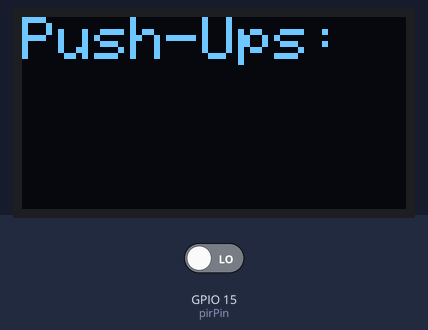
Bench run of a sketch on a simulated ESP32. Parts: 128×64 one-colour display. Inputs (shaded band) come from the test bench; at power-on: GPIO 15 (pirPin) LOW. WiFi joins after 1.5 s; servers stay silent unless stated.

Above: at 0.1 s.

The sketch:

sketch_sep24.ino
```cpp
#include <WiFi.h>
#include <HTTPClient.h>
#include <Wire.h>
#include <Adafruit_GFX.h>
#include <Adafruit_SSD1306.h>

// Wi-Fi credentials
const char* ssid = "BSNL FTTH-1";
const char* password = "12345678";

// Backend API endpoint
const char* serverName = "";

// PIR sensor pin
const int pirPin = 15;

// Push-up counter variables
int pushUpCount = 0;
bool lastState = LOW;
unsigned long lastDebounceTime = 0;
unsigned long debounceDelay = 500; // ms

// OLED display settings
#define SCREEN_WIDTH 128
#define SCREEN_HEIGHT 64
#define OLED_RESET -1
Adafruit_SSD1306 display(SCREEN_WIDTH, SCREEN_HEIGHT, &Wire, OLED_RESET);

void setup() {
  pinMode(pirPin, INPUT);

  // Initialize OLED
  if (!display.begin(SSD1306_SWITCHCAPVCC, 0x3C)) { // 0x3C is default I2C address
    while (true); // Don't proceed if OLED init fails
  }
  display.clearDisplay();
  display.setTextSize(2);
  display.setTextColor(WHITE);
  display.setCursor(0, 0);
  display.println("Push-Ups:");
  display.display();

  // Connect to Wi-Fi
  WiFi.begin(ssid, password);
  while (WiFi.status() != WL_CONNECTED) {
    delay(500);
  }
}

void loop() {
  int sensorValue = digitalRead(pirPin);

  // Debounce logic
  if (sensorValue != lastState) {
    lastDebounceTime = millis();
  }

  if ((millis() - lastDebounceTime) > debounceDelay) {
    if (sensorValue == HIGH && lastState == LOW) {
      pushUpCount++;

      // Update OLED
      display.clearDisplay();
      display.setCursor(0, 0);
      display.println("Push-Ups:");
      display.setCursor(0, 30);
      display.println(pushUpCount);
      display.display();

      // Send HTTPS request
      if (WiFi.status() == WL_CONNECTED) {
        HTTPClient http;
        http.begin(serverName);
        http.addHeader("Content-Type", "application/json");

        String payload = "{\"count\":" + String(pushUpCount) + "}";
        http.POST(payload);
        http.end();
      }
    }
  }

  lastState = sensorValue;
  delay(50);
}
```
